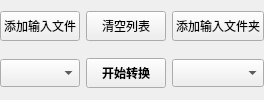
     <widget class="QWidget" name="buttonWidget" native="true">
      <property name="sizePolicy">
       <sizepolicy hsizetype="Preferred" vsizetype="Fixed">
        <horstretch>0</horstretch>
        <verstretch>0</verstretch>
       </sizepolicy>
      </property>
      <layout class="QGridLayout" name="gridLayout_4">
       <property name="leftMargin">
        <number>0</number>
       </property>
       <property name="topMargin">
        <number>0</number>
       </property>
       <property name="rightMargin">
        <number>0</number>
       </property>
       <property name="bottomMargin">
        <number>0</number>
       </property>
       <item row="0" column="4">
        <widget class="QPushButton" name="directoryButton">
         <property name="sizePolicy">
          <sizepolicy hsizetype="Minimum" vsizetype="Minimum">
           <horstretch>0</horstretch>
           <verstretch>0</verstretch>
          </sizepolicy>
         </property>
         <property name="toolTip">
          <string>&lt;html&gt;&lt;head/&gt;&lt;body&gt;&lt;p style='white-space:pre'&gt;把包含 JPG、PNG 或 GIF 文件的目录加入队列。&lt;br/&gt;&lt;span style=" font-weight:600;"&gt;目录内的 CBR、CBZ 和 CB7 文件不会被处理！&lt;/span&gt;&lt;/p&gt;&lt;/body&gt;&lt;/html&gt;</string>
         </property>
         <property name="text">
          <string>添加输入文件夹</string>
         </property>
         <property name="icon">
          <iconset resource="KCC.qrc">
           <normaloff>:/Other/icons/folder_new.png</normaloff>:/Other/icons/folder_new.png</iconset>
         </property>
        </widget>
       </item>
       <item row="1" column="4">
        <widget class="QComboBox" name="formatBox">
         <property name="minimumSize">
          <size>
           <width>0</width>
           <height>28</height>
          </size>
         </property>
         <property name="toolTip">
          <string>&lt;html&gt;&lt;head/&gt;&lt;body&gt;&lt;p style='white-space:pre'&gt;输出格式。&lt;/p&gt;&lt;/body&gt;&lt;/html&gt;</string>
         </property>
        </widget>
       </item>
       <item row="1" column="1">
        <widget class="QComboBox" name="deviceBox">
         <property name="minimumSize">
          <size>
           <width>0</width>
           <height>28</height>
          </size>
         </property>
         <property name="toolTip">
          <string>&lt;html&gt;&lt;head/&gt;&lt;body&gt;&lt;p style='white-space:pre'&gt;目标设备。&lt;/p&gt;&lt;/body&gt;&lt;/html&gt;</string>
         </property>
        </widget>
       </item>
       <item row="0" column="3">
        <widget class="QPushButton" name="clearButton">
         <property name="minimumSize">
          <size>
           <width>0</width>
           <height>30</height>
          </size>
         </property>
         <property name="text">
          <string>清空列表</string>
         </property>
         <property name="icon">
          <iconset resource="KCC.qrc">
           <normaloff>:/Other/icons/clear.png</normaloff>:/Other/icons/clear.png</iconset>
         </property>
        </widget>
       </item>
       <item row="0" column="1">
        <widget class="QPushButton" name="fileButton">
         <property name="minimumSize">
          <size>
           <width>0</width>
           <height>30</height>
          </size>
         </property>
         <property name="toolTip">
          <string>&lt;html&gt;&lt;head/&gt;&lt;body&gt;&lt;p style='white-space:pre'&gt;把 CBR、CBZ、CB7 或 PDF 文件加入队列。&lt;/p&gt;&lt;/body&gt;&lt;/html&gt;</string>
         </property>
         <property name="text">
          <string>添加输入文件</string>
         </property>
         <property name="icon">
          <iconset resource="KCC.qrc">
           <normaloff>:/Other/icons/document_new.png</normaloff>:/Other/icons/document_new.png</iconset>
         </property>
        </widget>
       </item>
       <item row="1" column="3">
        <widget class="QPushButton" name="convertButton">
         <property name="minimumSize">
          <size>
           <width>0</width>
           <height>30</height>
          </size>
         </property>
         <property name="font">
          <font>
           <bold>true</bold>
          </font>
         </property>
         <property name="toolTip">
          <string>&lt;html&gt;&lt;head/&gt;&lt;body&gt;&lt;p style='white-space:pre'&gt;按住 Shift 点击，可为该列表单独指定输出目录。&lt;/p&gt;&lt;/body&gt;&lt;/html&gt;</string>
         </property>
         <property name="text">
          <string>开始转换</string>
         </property>
         <property name="icon">
          <iconset resource="KCC.qrc">
           <normaloff>:/Other/icons/convert.png</normaloff>:/Other/icons/convert.png</iconset>
         </property>
        </widget>
       </item>
      </layout>
      <zorder>clearButton</zorder>
      <zorder>deviceBox</zorder>
      <zorder>convertButton</zorder>
      <zorder>fileButton</zorder>
      <zorder>directoryButton</zorder>
      <zorder>formatBox</zorder>
     </widget>
